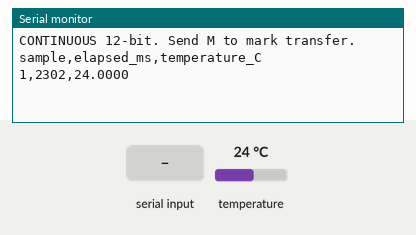
This sketch was run on a simulated Arduino Uno, built with avr-gcc and run on an emulated ATmega328P. Shown: the last lines printed to the serial monitor. Inputs (shaded band) come from the test bench; at power-on: temperature 24 °C.

Above: at 2.7 s.
2.8 s: "m" received over Serial
At 4.2 s:
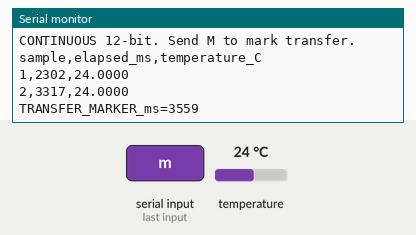
5.0 s: temperature set to 12 °C
At 6.2 s:
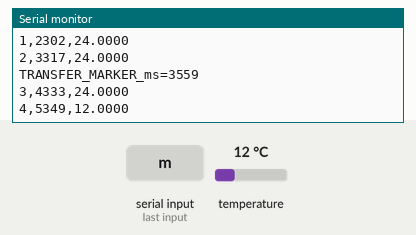
6.5 s: "M" received over Serial
At 7.2 s:
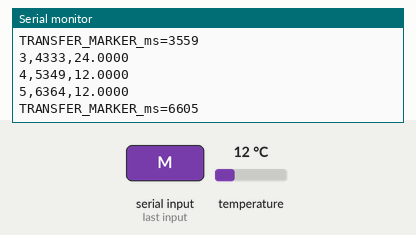
8.0 s: temperature set to 19 °C
At 12.3 s:
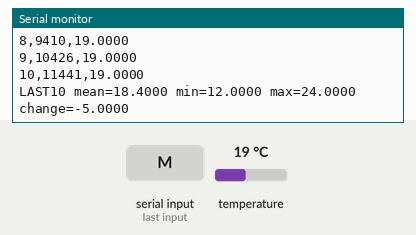
Timing chart, 0 to 13.2 s (numbered marks = the images above; inputs shaded):
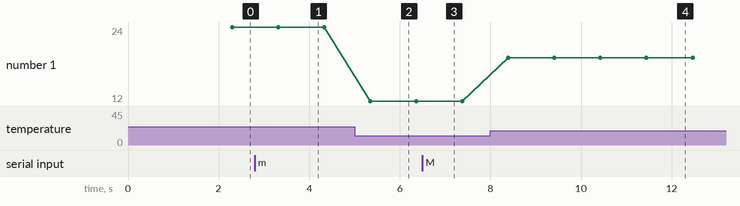

The sketch:

task2-ds18b20.ino
```cpp
#include <OneWire.h>
#include <DallasTemperature.h>
OneWire bus(4);
DallasTemperature sensors(&bus);
DeviceAddress probe;
bool ready = false;
unsigned long sampleNo = 0;
float sumC = 0, lowC = 0, highC = 0, firstC = 0;

void setup() {
  Serial.begin(115200);
  delay(1500);
  sensors.begin();
  if (!sensors.getAddress(probe, 0)) {
    Serial.println("ERROR: no sensor"); return;
  }
  sensors.setResolution(probe, 12);
  sensors.setWaitForConversion(false);
  ready = true;
  Serial.println("CONTINUOUS 12-bit. Send M to mark transfer.");
  Serial.println("sample,elapsed_ms,temperature_C");
}

void loop() {
  if (!ready) return;
  while (Serial.available()) {
    char c = Serial.read();
    if (c == 'm' || c == 'M') {
      Serial.print("TRANSFER_MARKER_ms="); Serial.println(millis());
    }
  }
  sensors.requestTemperatures();
  delay(760);
  float t = sensors.getTempC(probe);
  unsigned long sampleMs = millis();
  if (t == DEVICE_DISCONNECTED_C) {
    Serial.println("READ_ERROR"); delay(240); return;
  }
  if (sampleNo % 10 == 0) { sumC = 0; lowC = highC = firstC = t; }
  sumC += t;
  if (t < lowC) lowC = t;
  if (t > highC) highC = t;
  sampleNo++;
  Serial.print(sampleNo); Serial.print(',');
  Serial.print(sampleMs); Serial.print(','); Serial.println(t, 4);
  if (sampleNo % 10 == 0) {
    Serial.print("LAST10 mean="); Serial.print(sumC / 10, 4);
    Serial.print(" min="); Serial.print(lowC, 4);
    Serial.print(" max="); Serial.print(highC, 4);
    Serial.print(" change="); Serial.println(t - firstC, 4);
  }
  delay(240);
}
```

Measured:
- after the input at 2.8 s, the serial monitor: prints a new line after 0.76 s (image 1)
- after the input at 5.0 s, the serial monitor: prints a new line after 0.35 s (image 2)
- after the input at 6.5 s, the serial monitor: prints a new line after 0.11 s (image 3)
- after the input at 8.0 s, the serial monitor: prints a new line after 0.40 s (image 4)
- plotted number 1: 24 → 12 after the input at 5.0 s, 12 → 19 after the input at 8.0 s
